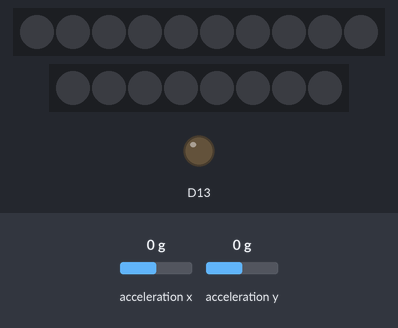
Recording of a sketch running on a simulated Adafruit Circuit Playground Express. On the bench: 10 RGB LEDs in strip order, left to right, 8 RGB LEDs in strip order, left to right, output pins drawn as LEDs (lit = HIGH). The inputs (shaded band) are chosen by the test bench; at power-on: acceleration x 0 g, acceleration y 0 g. What the sketch prints to the serial monitor is not drawn.

Above: at 1.2 s.
1.3 s: acceleration x set to -1.4 g
At 1.78 s:
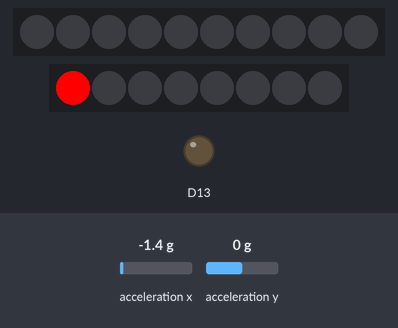
3.8 s: acceleration y set to -1.4 g
At 4.29 s:
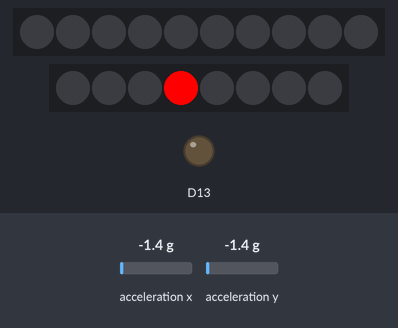
Timing chart, 0 to 4.3 s (numbered marks = the images above; inputs shaded):
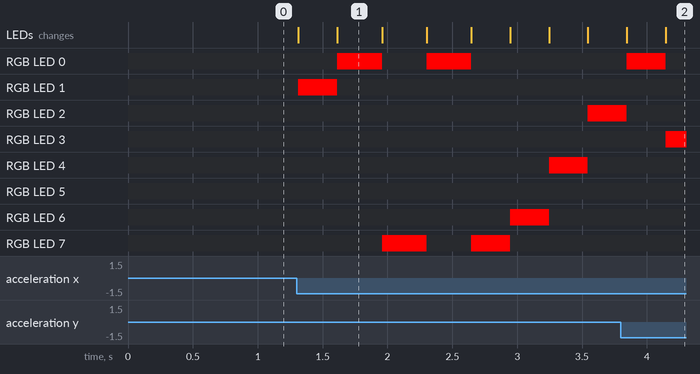

The sketch:

sinusoidtest.ino
```cpp
#include <Adafruit_CircuitPlayground.h>
#include <Adafruit_NeoPixel.h>
#include <Wire.h>
#include <SPI.h>

#define radius .0635 // 2.5 inches is .0635 meters
#define circumference .0398982267 // 2pir = circumference
#define LEDwidth .005 // 5 mm / 5 mm
#define numWaves 10
#define PIN 9

Adafruit_NeoPixel strip = Adafruit_NeoPixel(8, PIN);


float period, accelX, accelY, accelXY;

void setup() {
  // put your setup code here, to run once:
  CircuitPlayground.begin();
  strip.begin();
  strip.show();
  pinMode(PIN, OUTPUT);
  Serial.begin(9600);

}

void loop() {
  // put your main code here, to run repeatedly:

    accelX = CircuitPlayground.motionX();
    accelY = CircuitPlayground.motionY();
    accelXY = sqrt(pow(accelX, 2) + pow(accelY, 2));
    Serial.print("accelXY: ");Serial.println(accelXY);
    if(accelXY != 0) {
      period = getPeriod(accelXY);
      Serial.print("period: "); Serial.println(period);
      // ledFraction = period*(LEDwidth/circumference)
      drawSinusoid(period);
    }

}

double getPeriod(float accelXY) {
  // v^2/r = a ==> v = sqrt(ar)
  float linVelocity = sqrt(accelXY*9.8*radius);
  // v = c/T ==> T = c/v
  return (circumference/linVelocity);


}

void drawSinusoid(float period) {
  /* int numLEDs = circumference/LEDwidth; // this is the number of LED places in the whole circumference i.e.
  // how many LEDs could you fit within the circumference
  int ledFraction = 1000000 * period/numLEDs; // this is the amount of time an LED should stay lit i.e. the period
  // of time for which a wait for a new action (in uSecs)
  */
  float LEDtime;
  LEDtime = 1000000*period*LEDwidth/circumference;
  long start_time = micros();
  long end_time = start_time + (period*1000000);
  float periodperwave = 1000000 * period/numWaves; // this is the period of each of our waves in microseconds
  float coefficient = (6.28318530718)/(periodperwave); // divide periodperwave by 2pi in order to get the correct coefficient for micros() when we pass it to sin. This is because w = 2pif = 2pi/T. Thus, if we want a period of periodperwave, we must have the
  // coefficient be 2pi/T
  while(micros() <end_time) {
      Serial.println(4+4*sin(micros()*coefficient));
      for(int i = 0; i<8; i++) {
      strip.setPixelColor(i, 0, 0, 0);
      strip.show();
    }
      strip.setPixelColor((int)(4+4*sin(micros()*coefficient)), 255, 0, 0);
      strip.show();

  }


}
```

Measured:
- after the input at 1.3 s, RGB LED 0: alternates RGB(255, 0, 0) for 0.34 s and off for 0.34 s, 4 changes in all, then stays off, starting after 0.31 s; RGB LED 1: off → RGB(255, 0, 0) at once, → off 0.30 s later
